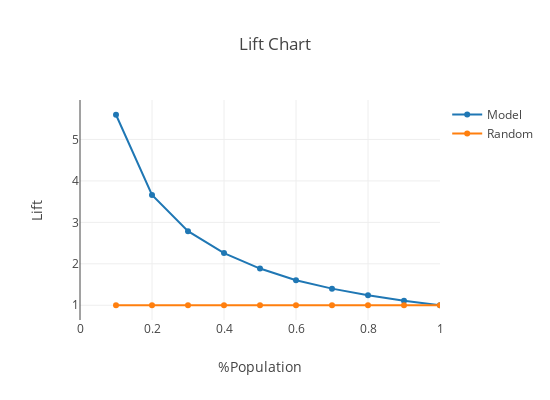

Here is the notebook cell this chart was saved with:
### Code cell
#list Chart
trace1 = go.Scatter(name='Model',
                    x=x1, y=y1)
trace2 = go.Scatter(name='Random',
                    x=x2, y=y2)


layout=go.Layout(
                width=550, height=400,
                title='Lift Chart',
                xaxis= dict(title= '%Population', range=[0,1]),
                yaxis=dict(title= 'Lift')
                )
data = [trace1, trace2]

fig= go.Figure(data=data,layout=layout)
plotly.offline.iplot(fig)

### Figure 1 — Plotly figure (JSON) as saved in the notebook; plotly's stock layout.template omitted (floating-point values rounded to 4 significant figures)
{"data": [{"name": "Model", "type": "scatter", "x": [0.1, 0.2, 0.3, 0.4, 0.5, 0.6, 0.7, 0.8, 0.9, 1], "y": [5.596, 3.66, 2.786, 2.259, 1.885, 1.604, 1.401, 1.24, 1.108, 1]}, {"name": "Random", "type": "scatter", "x": [0.1, 0.2, 0.3, 0.4, 0.5, 0.6, 0.7, 0.8, 0.9, 1], "y": [1, 1, 1, 1, 1, 1, 1, 1, 1, 1]}], "layout": {"height": 400, "title": "Lift Chart", "width": 550, "xaxis": {"range": [0, 1], "title": "%Population"}, "yaxis": {"title": "Lift"}}}
